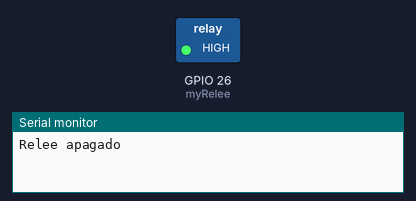
A sketch run on a simulated ESP32. Shown: switched loads named in the sketch (green lamp = pin HIGH), the last lines printed to the serial monitor.

Above: at 1.0 s.
At 3.0 s:
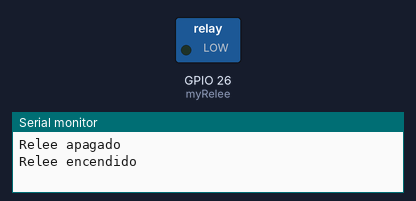
Timing chart, 0 to 5.2 s (numbered marks = the images above):
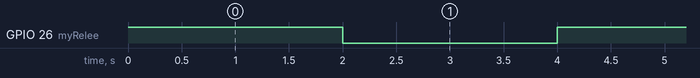

The sketch:

rele.ino
```cpp
 // Modulo Relee
 // Conectamos el modulo de la siguiente forma:
 // GND -> GND
 // VDD -> 5V
 // IN -> D2
 // Por ejemplo conectamos a la entrada Digital 2
 // http://arubia45.blogspot.com.es/
 const int myRelee = 26 ; // Declaramos la salida del relee
 // LOW encendido HIGH apagado

 void setup(){
 pinMode(myRelee, OUTPUT);
 Serial.begin(9600);
 }

 void loop(){
 digitalWrite(myRelee, HIGH);
 Serial.println("Relee apagado");
 delay (2000);
 digitalWrite(myRelee, LOW);
 Serial.println("Relee encendido");
 delay (2000);
 }
```

Measured:
- by itself, GPIO 26 (myRelee): alternates HIGH for 2.0 s and LOW for 2.0 s
